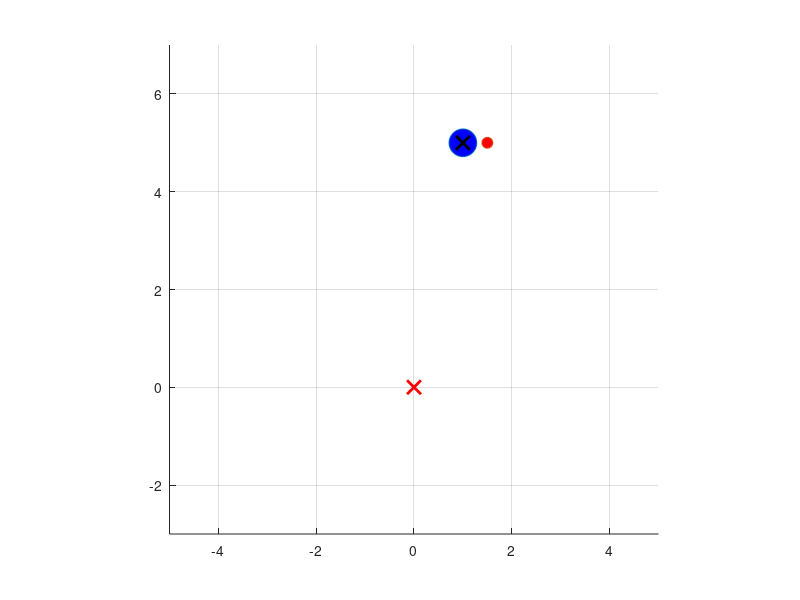

Recreate this plot in MATLAB. (Note: this script raises an error after producing the figure.)
clear;
close all;

dt = 0.05; %%時間刻み=離散時間Tsとして使用
Tfin = 6; %シミュレーション終了時間
t1 = [0:dt:Tfin];

u1 = ones(1,length(t1)) * (-2);
u2 = ones(1,length(t1)) * 1;

zi = zeros(length(t1),3);
zi(1,:) = [1 0 5]; %状態z = [z1, z2, z3]T の初期値を設定

v1 = u1 * cos(atan(zi(1,2)));
v2 = u2 / (cos(atan(zi(1,2))) * cos(atan(zi(1,2))));

k2 = 4;
k3 = 5;

x = zi(1,1) + 0.5 * cos(atan(zi(1,2)));
y = zi(1,3) + 0.5 * sin(atan(zi(1,2)));

hold on
axis equal;
grid on;

axis([-5 5 -3 7])

h = plot(zi(1,1),zi(1,3), 'o', 'MarkerSize' ,20, 'MarkerFaceColor', 'b');

h2 = plot(x,y,'o', 'MarkerSize' ,8, 'MarkerFaceColor', 'r');

plot(1,5,'kx','MarkerSize', 10,'LineWidth',2)
plot(0,0,'rx','MarkerSize', 10,'LineWidth',2)

for i = 1:length(t1)-1

    set(h, 'XData', zi(i,1),'YData', zi(i,3));

    set(h2, 'XData', zi(i,1) + 0.5 * cos(atan(zi(i,2))),'YData', zi(i,3) + 0.5 * sin(atan(zi(i,2))));

    drawnow;

    F = getframe(gcf);
      % RGBデータをインデックス付きデータに変更
    [X,map] = rgb2ind(F.cdata,256);
    if i==1
        % GIFファイルに書き出し
        imwrite(X,map,'TimeState_b.gif')
        pause(2)
    else
        % 2回目以降は'append'でアニメーションを作成
        imwrite(X,map,'TimeState_b.gif','WriteMode','append')
    end

    zi(i+1,1) = zi(i,1) + v1(i) * dt; %dz1 = v1(i)dt
    zi(i+1,2) = zi(i,2) + v2(i) * dt; %v2(i)/vi(1)*v1(i)*dt
    zi(i+1,3) = zi(i,3) + zi(i,2) * v1(i) * dt;

    %v1(i+1) = -0.1*zi(i+1,1); %入力v1(=u1cosθ), v1=-λz1で(λ>0の定数)z1を0に収束

    if i > 35
        v1(i+1) = -1 * zi(i+1,1); %入力v1(=u1cosθ), v1=-λz1で(λ>0の定数)z1を0に収束
    end

    %入力v2はv1正負で場合分け
    if v1(i+1) > 0
        v2(i+1) = -k2 * zi(i+1,2) * v1(i+1) - k3 * zi(i+1,3) * v1(i+1); 
    else
        v2(i+1) = k2 * zi(i+1,2) * v1(i+1) - k3 * zi(i+1,3) * v1(i+1); 
    end

end
